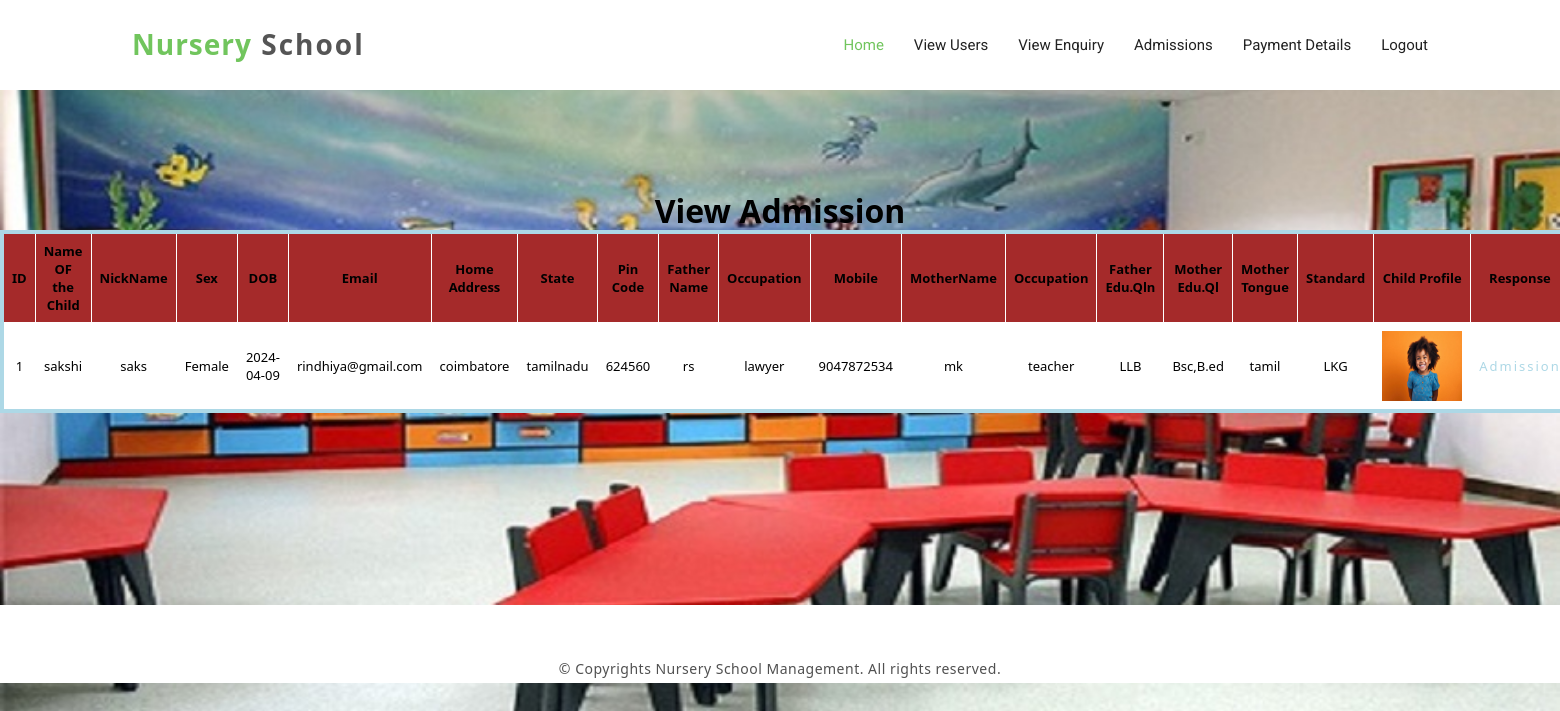
Screenshot of /viewadmission.php with the database file from the repository.
### tables this page shows
CREATE TABLE IF NOT EXISTS `admission_form` (
  `fid` int(50) NOT NULL AUTO_INCREMENT,
  `cname` varchar(50) NOT NULL,
  `gname` varchar(50) NOT NULL,
  `sex` varchar(50) NOT NULL,
  `dob` varchar(50) NOT NULL,
  `email` varchar(50) NOT NULL,
  `addr` varchar(50) NOT NULL,
  `state` varchar(50) NOT NULL,
  `pincode` varchar(50) NOT NULL,
  `fname` varchar(50) NOT NULL,
  `focc` varchar(50) NOT NULL,
  `mob` varchar(50) NOT NULL,
  `mname` varchar(50) NOT NULL,
  `mocc` varchar(50) NOT NULL,
  `qualification` varchar(50) NOT NULL,
  `mqualification` varchar(50) NOT NULL,
  `mtougue` varchar(50) NOT NULL,
  `standard` varchar(50) NOT NULL,
  `uimg` varchar(50) NOT NULL,
  `status` varchar(50) NOT NULL,
  PRIMARY KEY (`fid`)
);

### viewadmission.php (the view, shortened to what this page needs)
<?php
include("style.php");
include("adminheader.php");
$query = "SELECT * FROM admission_form where status='waiting'";
$result = mysql_query($query) or die(mysql_error());
?>
<!DOCTYPE html>
<html>
<head>
</head>
<body>
<br><br><br><br><br><br><br><br>
<h2>View Admission</h2>
<table border="2" cellspacing="6" class="displaycontent" width="1000" height="120" style="border:4px solid lightblue;" align="center">
    <tr>
        <th bgcolor="white"><font color="black" size="2">ID</font></th>
        <th bgcolor="white"><font color="black" size="2">Name OF the Child</font></th>
        <th bgcolor="white"><font color="black" size="2">NickName</font></th>
        <th bgcolor="white"><font color="black" size="2">Sex</font></th>
        <th bgcolor="white"><font color="black" size="2">DOB</font></th>
        <th bgcolor="white"><font color="black" size="2">Email</font></th>
        <th bgcolor="white"><font color="black" size="2">Home Address</font></th>
        <th bgcolor="white"><font color="black" size="2">State </font></th>
        <th bgcolor="white"><font color="black" size="2">Pin Code</font></th>
        <th bgcolor="white"><font color="black" size="2">Father Name</font></th>
        <th bgcolor="white"><font color="black" size="2">Occupation</font></th>
        <th bgcolor="white"><font color="black" size="2">Mobile </font></th>
		<th bgcolor="white"><font color="black" size="2">MotherName</font></th>
        <th bgcolor="white"><font color="black" size="2">Occupation </font></th>
		<th bgcolor="white"><font color="black" size="2">Father Edu.Qln</font></th>
        <th bgcolor="white"><font color="black" size="2">Mother Edu.Ql </font></th>
		<th bgcolor="white"><font color="black" size="2">Mother Tongue</font></th>
        <th bgcolor="white"><font color="black" size="2">Standard </font></th>
		 <th bgcolor="white"><font color="black" size="2">Child Profile </font></th>
		  <th bgcolor="white"><font color="black" size="2">Response </font></th>
    </tr>
    <?php
    while ($row = mysql_fetch_assoc($result)) {
    ?>
        <tr>
            <td bgcolor="white"><font color="black" size="2"><?php echo $row['fid']; ?></font></td>
            <td bgcolor="white"><font color="black" size="2"><?php echo $row['cname']; ?></font></td>
            <td bgcolor="white"><font color="black" size="2"><?php echo $row['gname']; ?></font></td>
            <td bgcolor="white"><font color="black" size="2"><?php echo $row['sex']; ?></font></td>
            <td bgcolor="white"><font color="black" size="2"><?php echo $row['dob']; ?></font></td>
            <td bgcolor="white"><font color="black" size="2"><?php echo $row['email']; ?></font></td>
            <td bgcolor="white"><font color="black" size="2"><?php echo $row['addr']; ?></font></td>
            <td bgcolor="white"><font color="black" size="2"><?php echo $row['state']; ?></font></td>
            <td bgcolor="white"><font color="black" size="2"><?php echo $row['pincode']; ?></font></td>
            <td bgcolor="white"><font color="black" size="2"><?php echo $row['fname']; ?></font></td>
            <td bgcolor="white"><font color="black" size="2"><?php echo $row['focc']; ?></font></td>
			 <td bgcolor="white"><font color="black" size="2"><?php echo $row['mob']; ?></font></td>
            <td bgcolor="white"><font color="black" size="2"><?php echo $row['mname']; ?></font></td>
            <td bgcolor="white"><font color="black" size="2"><?php echo $row['mocc']; ?></font></td>
            <td bgcolor="white"><font color="black" size="2"><?php echo $row['qualification']; ?></font></td>
			  <td bgcolor="white"><font color="black" size="2"><?php echo $row['mqualification']; ?></font></td>
            <td bgcolor="white"><font color="black" size="2"><?php echo $row['mtougue']; ?></font></td>
            <td bgcolor="white"><font color="black" size="2"><?php echo $row['standard']; ?></font></td>
			 <td bgcolor="white"><font color="black" size="2"><img src="<?php echo $row['uimg']; ?>" width="80" height="70"></font></td>
			 	 <td  bgcolor=white><font color=black size=2 ><a href="admiss.php?select=<?php echo $row['fid'];?>">Admission</a></font></td>
        </tr>
    <?php } ?>
</table>
</body>
</html>
<br><br><br><br><br><br><br><br>
<?php
include("footer.php");
?>

### style.php (shortened to what this page needs)
<body>
<!DOCTYPE html>
<html lang="en">
<head>
  <link href="assets/vendor/aos/aos.css" rel="stylesheet">
  <link href="assets/vendor/bootstrap/css/bootstrap.min.css" rel="stylesheet">
  <link href="assets/vendor/bootstrap-icons/bootstrap-icons.css" rel="stylesheet">
  <link href="assets/vendor/glightbox/css/glightbox.min.css" rel="stylesheet">
  <link href="assets/vendor/swiper/swiper-bundle.min.css" rel="stylesheet">
  <link href="assets/css/style.css" rel="stylesheet">
</head>
</body>
</html>

### adminheader.php
<body>
  <header id="header" class="header fixed-top d-flex align-items-center">
    <div class="container d-flex align-items-center justify-content-between">
      <div id="logo">
        <h1><a href="index.php"><span>Nursery</span> School</a></h1>
      </div>
      <nav id="navbar" class="navbar">
           <ul>
          <li><a href="adminhome.php" class="active">Home</a></li>
          <li><a href="viewusers.php">View Users</a></li>
          <li><a href="viewenquiry.php">View Enquiry</a></li>
          <li><a href="viewadmission.php">Admissions</a></li>
		        <li><a href="adpayment.php">Payment Details</a></li>
         <li><a href="adminlogin.php">Logout</a></li>
        </ul>
  </header>

### footer.php (shortened to what this page needs)
<footer class="footer" style="background-color: white;">
  <div class="container">
    <center>
      <p>&copy;  Copyrights Nursery School Management. All rights reserved.</p>
    </center>
  </div>
</footer>

### assets/css/style.css (style rules this page uses)
body { background-color: #fff; color: #333; }
h1, h2, h3, h4, h5, h6 { margin: 0; }
h2 { color: #000; font-weight: 600; }
a { letter-spacing: 2px; text-decoration: none; color: #71c55d; }
ul { letter-spacing: 1px; }
li { color: #626262; font-size: 13px; font-weight: 400; letter-spacing: 2px; line-height: 30px; text-transform: capitalize; }
p { color: #505050; font-size: 14px; font-weight: 300; letter-spacing: 0.5px; line-height: 2; margin-bottom: 20px; }
span { letter-spacing: 1px; }
#header { background: #fff; z-index: 997; transition: all 0.5s ease; padding: 20px 0; }
#header #logo h1 { color: #505050; font-size: 28px; font-weight: 600; letter-spacing: 1px; margin: 0; }
#header #logo h1 a { color: #555; display: inline-block; text-decoration: none; }
#header #logo h1 a span { color: #71c55d; }
.navbar { padding: 0; }
.navbar ul { margin: 0; padding: 0; display: flex; list-style: none; align-items: center; }
.navbar li { position: relative; }
.navbar a, .navbar a:focus { display: flex; align-items: center; justify-content: space-between; padding: 10px 0 10px 30px; font-family: "Roboto", sans-serif; font-size: 15px; color: #222; white-space: nowrap; transition: 0.3s; letter-spacing: 0; }
.navbar a:hover, .navbar .active, .navbar .active:focus, .navbar li:hover>a { color: #71c55d; }
.footer { background: #2a2c30; padding-top: 50px; }

### viewadmission.php (style rules this page uses)
body { background-image: url('us.jpg'); background-repeat: no-repeat; background-attachment: fixed; background-size: 100% 100%; color: white; }
h2 { text-align: center; }
table { width: 80%; margin: 0 auto; border-collapse: collapse; border: 2px solid lightblue; }
th, td { border: 1px solid white; padding: 8px; text-align: center; font-size: 16px; }
th { background-color: brown; color: black; }
tr:nth-child(even) { background-color: #444; }
tr:nth-child(odd) { background-color: #222; }
a { color: lightblue; text-decoration: none; }

### rows the page displays
admission_form: fid "1", cname "sakshi", gname "saks", sex "Female", dob "2024-04-09", email "rindhiya@gmail.com", addr "coimbatore", state "tamilnadu", pincode "624560", fname "rs", focc "lawyer", mob "9047872534", mname "mk", mocc "teacher", qualification "LLB", mqualification "Bsc,B.ed", mtougue "tamil", standard "LKG", uimg (picture)
